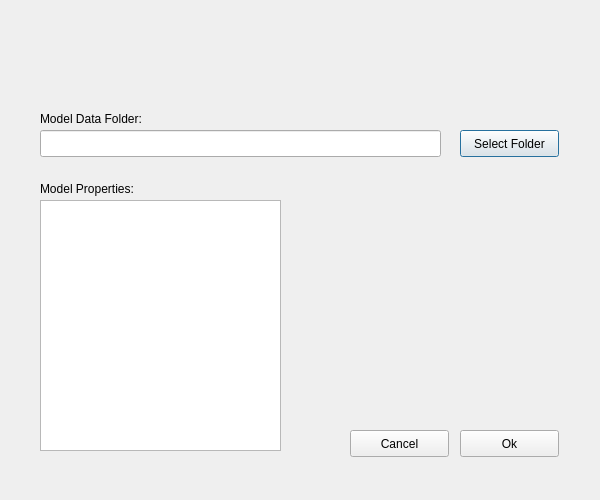
<?xml version="1.0" encoding="UTF-8"?>
<ui version="4.0">
 <class>Dialog</class>
 <widget class="QDialog" name="Dialog">
  <property name="geometry">
   <rect>
    <x>0</x>
    <y>0</y>
    <width>600</width>
    <height>500</height>
   </rect>
  </property>
  <property name="minimumSize">
   <size>
    <width>600</width>
    <height>500</height>
   </size>
  </property>
  <property name="maximumSize">
   <size>
    <width>600</width>
    <height>500</height>
   </size>
  </property>
  <property name="windowTitle">
   <string>Import Data</string>
  </property>
  <widget class="QLabel" name="label_3">
   <property name="geometry">
    <rect>
     <x>40</x>
     <y>110</y>
     <width>141</width>
     <height>17</height>
    </rect>
   </property>
   <property name="text">
    <string>Model Data Folder:</string>
   </property>
  </widget>
  <widget class="QLineEdit" name="text_model_data_folder">
   <property name="geometry">
    <rect>
     <x>40</x>
     <y>130</y>
     <width>401</width>
     <height>27</height>
    </rect>
   </property>
  </widget>
  <widget class="QPushButton" name="btn_model_data_folder">
   <property name="geometry">
    <rect>
     <x>460</x>
     <y>130</y>
     <width>99</width>
     <height>27</height>
    </rect>
   </property>
   <property name="text">
    <string>Select Folder</string>
   </property>
  </widget>
  <widget class="QPushButton" name="btn_ok">
   <property name="geometry">
    <rect>
     <x>460</x>
     <y>430</y>
     <width>99</width>
     <height>27</height>
    </rect>
   </property>
   <property name="text">
    <string>Ok</string>
   </property>
  </widget>
  <widget class="QPushButton" name="btn_cancel">
   <property name="geometry">
    <rect>
     <x>350</x>
     <y>430</y>
     <width>99</width>
     <height>27</height>
    </rect>
   </property>
   <property name="text">
    <string>Cancel</string>
   </property>
  </widget>
  <widget class="QListView" name="listView_model_properties">
   <property name="geometry">
    <rect>
     <x>40</x>
     <y>200</y>
     <width>241</width>
     <height>251</height>
    </rect>
   </property>
  </widget>
  <widget class="QLabel" name="label_4">
   <property name="geometry">
    <rect>
     <x>40</x>
     <y>180</y>
     <width>141</width>
     <height>17</height>
    </rect>
   </property>
   <property name="text">
    <string>Model Properties:</string>
   </property>
  </widget>
 </widget>
 <resources/>
 <connections/>
</ui>
